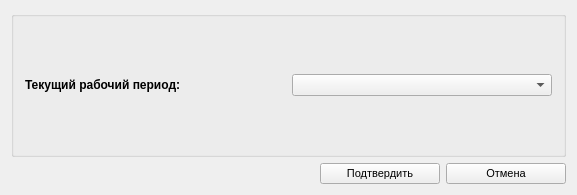
<?xml version="1.0" encoding="UTF-8"?>
<ui version="4.0">
 <class>ZConfigForm</class>
 <widget class="QWidget" name="ZConfigForm">
  <property name="geometry">
   <rect>
    <x>0</x>
    <y>0</y>
    <width>577</width>
    <height>195</height>
   </rect>
  </property>
  <property name="minimumSize">
   <size>
    <width>100</width>
    <height>100</height>
   </size>
  </property>
  <property name="windowTitle">
   <string>Настройки</string>
  </property>
  <property name="windowIcon">
   <iconset resource="../cleaning.qrc">
    <normaloff>:/images/apply_ok.png</normaloff>:/images/apply_ok.png</iconset>
  </property>
  <property name="styleSheet">
   <string notr="true"/>
  </property>
  <layout class="QVBoxLayout" name="verticalLayout">
   <item>
    <widget class="QGroupBox" name="requiredBox">
     <property name="title">
      <string/>
     </property>
     <layout class="QGridLayout" name="gridLayout_2">
      <item row="1" column="0">
       <widget class="QLabel" name="lblSectionPlus_2">
        <property name="font">
         <font>
          <weight>75</weight>
          <bold>true</bold>
         </font>
        </property>
        <property name="text">
         <string>Текущий рабочий период:</string>
        </property>
       </widget>
      </item>
      <item row="1" column="1">
       <widget class="QComboBox" name="cboPeriod"/>
      </item>
     </layout>
    </widget>
   </item>
   <item>
    <layout class="QHBoxLayout" name="horizontalLayout">
     <item>
      <spacer name="horizontalSpacer">
       <property name="orientation">
        <enum>Qt::Horizontal</enum>
       </property>
       <property name="sizeHint" stdset="0">
        <size>
         <width>40</width>
         <height>20</height>
        </size>
       </property>
      </spacer>
     </item>
     <item>
      <widget class="QPushButton" name="cmdSave">
       <property name="minimumSize">
        <size>
         <width>120</width>
         <height>0</height>
        </size>
       </property>
       <property name="font">
        <font>
         <family>MS Shell Dlg 2</family>
         <pointsize>8</pointsize>
        </font>
       </property>
       <property name="text">
        <string>Подтвердить</string>
       </property>
       <property name="icon">
        <iconset resource="../cleaning.qrc">
         <normaloff>:/images/apply_ok.png</normaloff>:/images/apply_ok.png</iconset>
       </property>
       <property name="iconSize">
        <size>
         <width>24</width>
         <height>24</height>
        </size>
       </property>
      </widget>
     </item>
     <item>
      <widget class="QPushButton" name="cmdCancel">
       <property name="minimumSize">
        <size>
         <width>120</width>
         <height>0</height>
        </size>
       </property>
       <property name="font">
        <font>
         <family>MS Shell Dlg 2</family>
         <pointsize>8</pointsize>
        </font>
       </property>
       <property name="text">
        <string>Отмена</string>
       </property>
       <property name="icon">
        <iconset resource="../cleaning.qrc">
         <normaloff>:/images/error.png</normaloff>:/images/error.png</iconset>
       </property>
       <property name="iconSize">
        <size>
         <width>24</width>
         <height>24</height>
        </size>
       </property>
      </widget>
     </item>
    </layout>
   </item>
  </layout>
 </widget>
 <layoutdefault spacing="6" margin="11"/>
 <tabstops>
  <tabstop>cmdSave</tabstop>
  <tabstop>cmdCancel</tabstop>
 </tabstops>
 <resources>
  <include location="../cleaning.qrc"/>
 </resources>
 <connections>
  <connection>
   <sender>cmdCancel</sender>
   <signal>clicked()</signal>
   <receiver>ZConfigForm</receiver>
   <slot>close()</slot>
   <hints>
    <hint type="sourcelabel">
     <x>423</x>
     <y>337</y>
    </hint>
    <hint type="destinationlabel">
     <x>246</x>
     <y>181</y>
    </hint>
   </hints>
  </connection>
 </connections>
</ui>
